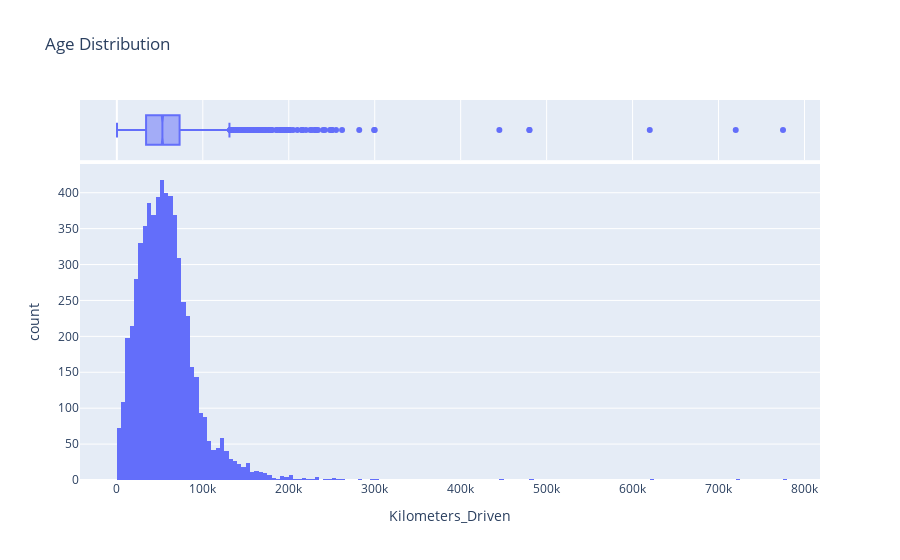

The notebook cell saved with this chart:
### Code cell
px.histogram(df, x='Kilometers_Driven', marginal='box', title='Km Distribution')

### Figure 1 — Plotly figure (JSON) as saved in the notebook; plotly's stock layout.template omitted (floating-point values rounded to 4 significant figures; data arrays with more than 128 entries replaced by an {"elided": "..."} marker saying what was removed)
{"data": [{"alignmentgroup": "True", "bingroup": "x", "hovertemplate": "Kilometers_Driven=%{x}<br>count=%{y}<extra></extra>", "legendgroup": "", "marker": {"color": "#636efa", "pattern": {"shape": ""}}, "name": "", "offsetgroup": "", "orientation": "v", "showlegend": false, "type": "histogram", "x": {"elided": "6018 int values"}, "xaxis": "x", "yaxis": "y"}, {"alignmentgroup": "True", "hovertemplate": "Kilometers_Driven=%{x}<extra></extra>", "legendgroup": "", "marker": {"color": "#636efa"}, "name": "", "notched": true, "offsetgroup": "", "showlegend": false, "type": "box", "x": {"elided": "6018 int values"}, "xaxis": "x2", "yaxis": "y2"}], "layout": {"barmode": "relative", "legend": {"tracegroupgap": 0}, "title": {"text": "Age Distribution"}, "xaxis": {"anchor": "y", "domain": [0, 1], "title": {"text": "Kilometers_Driven"}}, "xaxis2": {"anchor": "y2", "domain": [0, 1], "matches": "x", "showgrid": true, "showticklabels": false}, "yaxis": {"anchor": "x", "domain": [0, 0.8316], "title": {"text": "count"}}, "yaxis2": {"anchor": "x2", "domain": [0.8416, 1], "matches": "y2", "showgrid": false, "showline": false, "showticklabels": false, "ticks": ""}}}
